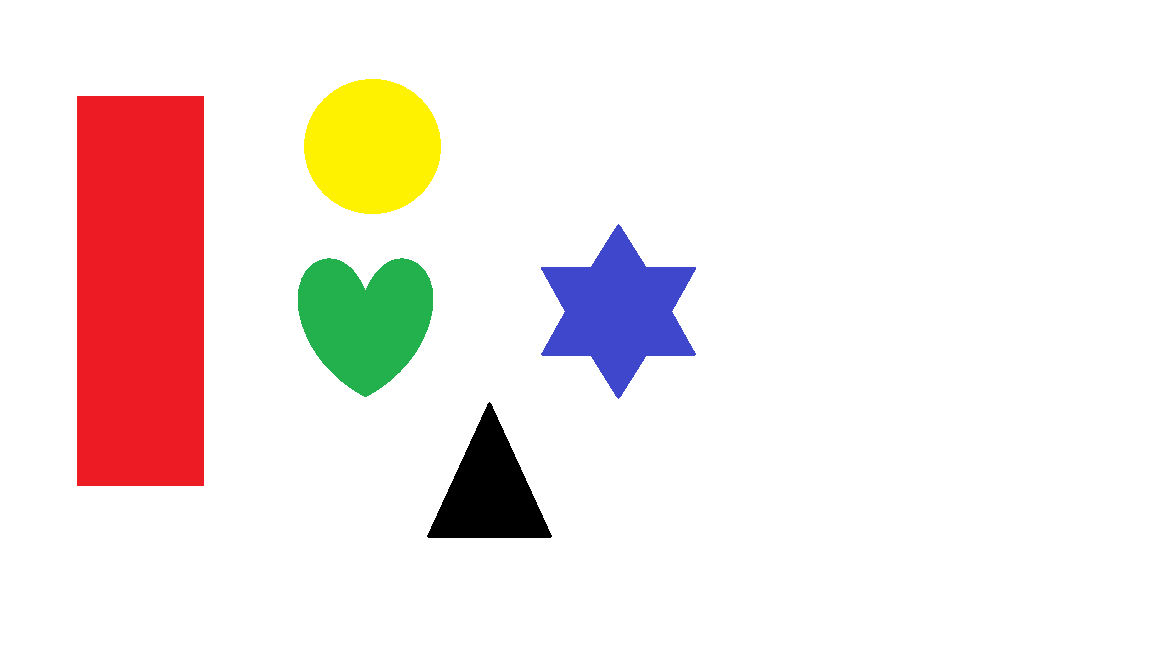
#> input picture Gambar1.png, 1152 x 648 px, found by its file name; its folder holds 3 pictures in this run
$ python Putih.py
#> lines starting #> are read from the running program, lines starting #| are printed output that depends on the picture; after the words box and inside, x2 and y2 are one past the last pixel; in counts of white or black regions, pixels touching at a corner belong together
import cv2
import numpy as np
for i in range(1,4):
 img=cv2.imread('gambar'+str(i)+'.png',1)
#> img is the input picture: shape (648, 1152, 3); mean B, G, R 228.3, 231.8, 243.2
 hsv = cv2.cvtColor(img, cv2.COLOR_BGR2HSV)
#> hsv: shape (648, 1152, 3); mean H, S, V 15.9, 27, 248.4

 lower_warna = np.array([0, 0, 235])
 upper_warna = np.array([10, 20, 255])
 mask1 = cv2.inRange(hsv, lower_warna, upper_warna)
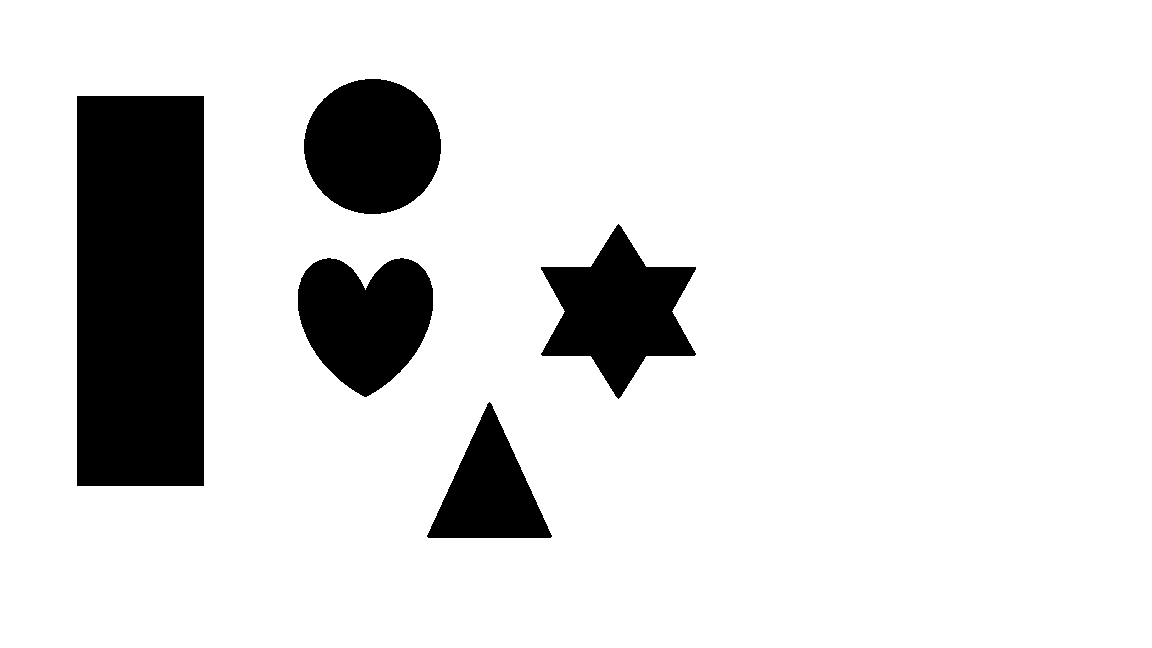
#> mask1: shape (648, 1152); 86.5% white; 5 black regions, box (x1, y1, x2, y2) and area: (77, 96, 204, 486) 49530, (304, 79, 441, 214) 14520, (541, 224, 696, 399) 14221, (298, 258, 433, 397) 13557, (427, 402, 552, 538) 8734

 mask = mask1

 new_img = cv2.bitwise_and(img, img, mask = mask)

 cv2.imshow('mask',mask)
 cv2.imshow('image', img)

 cv2.waitKey(0)
 cv2.destroyAllWindows()
#> pass 2 of the loop `for i in range(1,4):`:
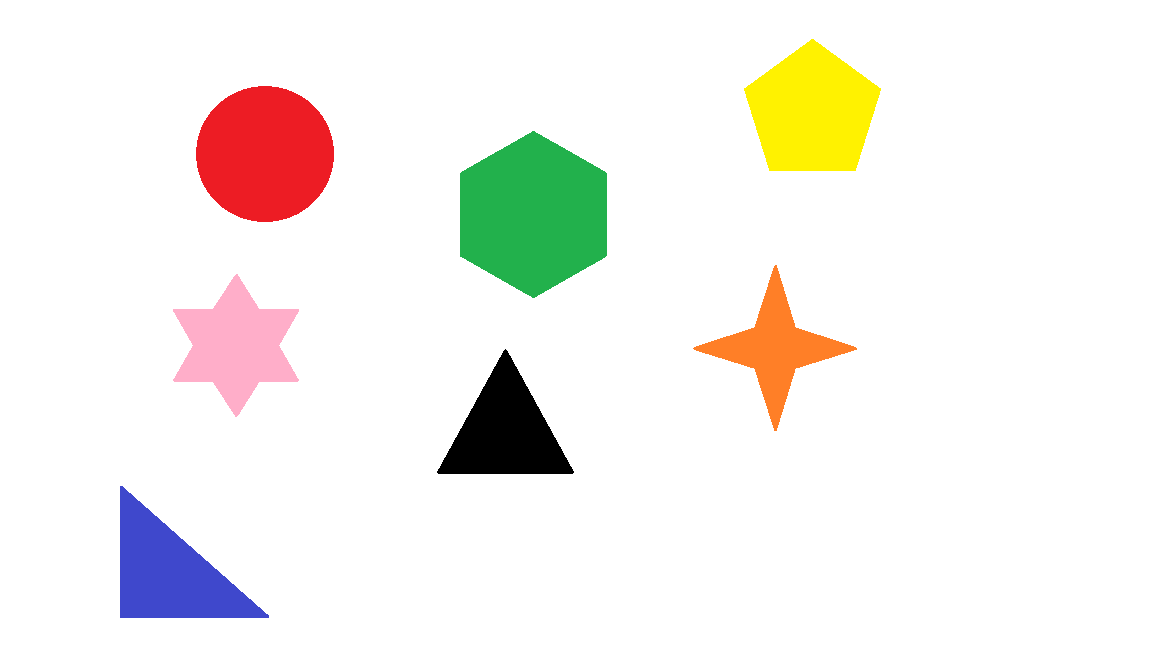
#> input picture Gambar2.png, 1152 x 648 px, found by its file name
#> img is the input picture: shape (648, 1152, 3); mean B, G, R 235.5, 240.6, 243.6
#> hsv: shape (648, 1152, 3); mean H, S, V 9.6, 19.3, 249
#> `mask1 = cv2.inRange(hsv, lower_warna, upper_warna)`:
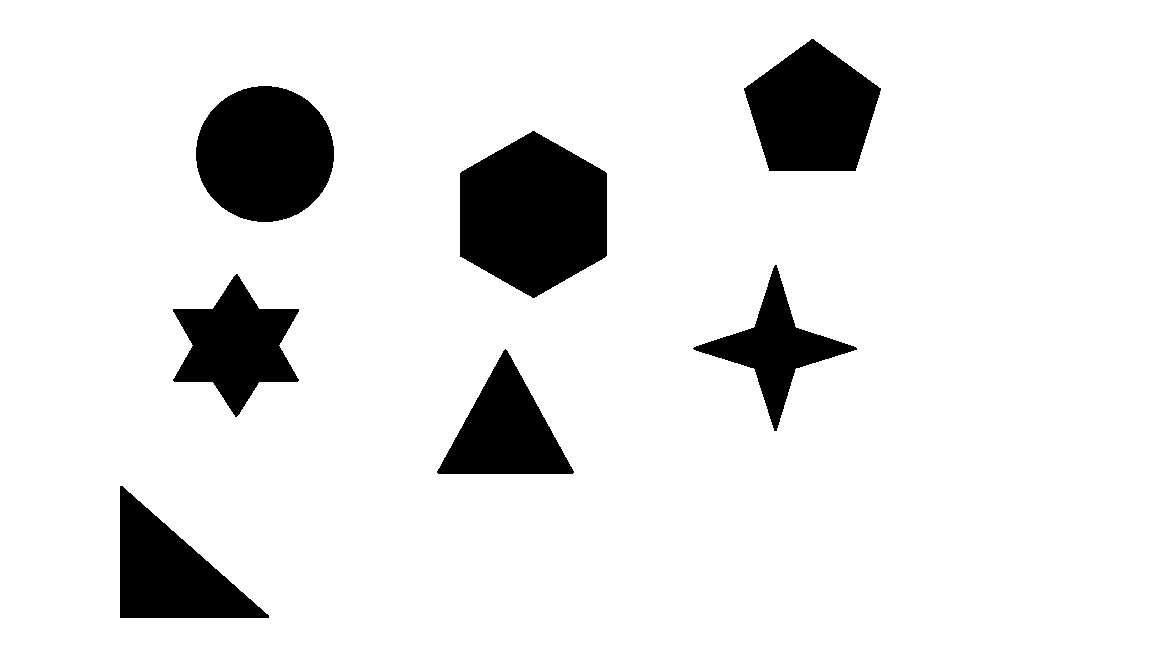
#> mask1: shape (648, 1152); 89.1% white; 7 black regions, largest, box (x1, y1, x2, y2) and area: (460, 131, 607, 298) 18451, (196, 86, 334, 222) 14722, (744, 39, 881, 171) 12636
#> pass 3 of the loop `for i in range(1,4):`:
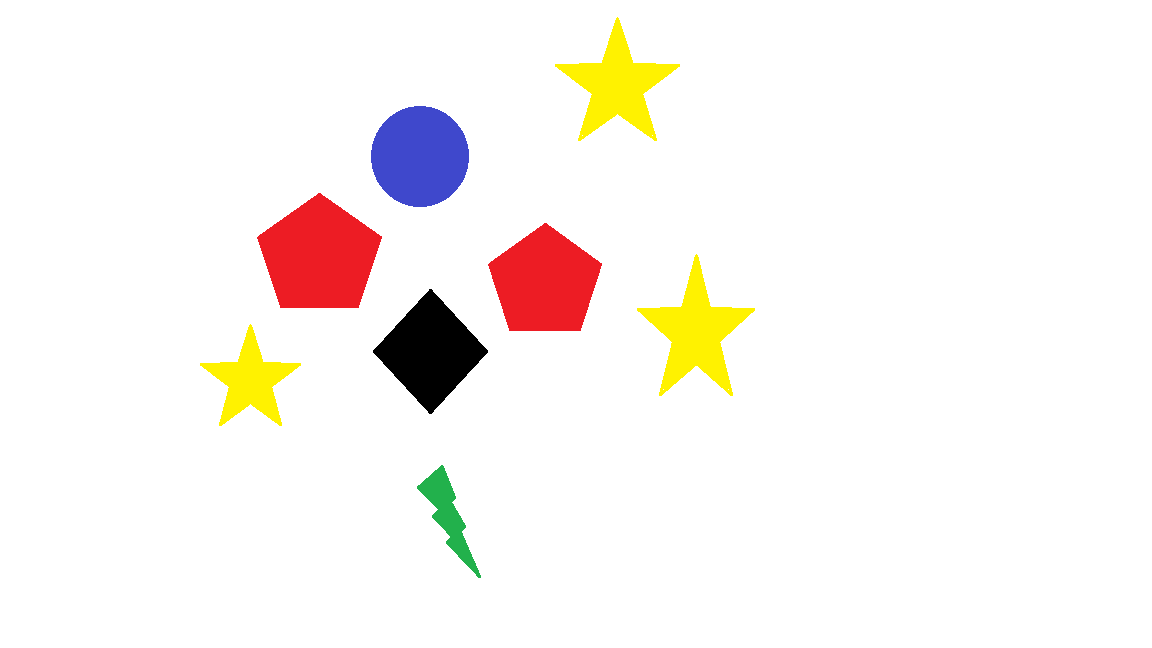
#> input picture Gambar3.png, 1152 x 648 px, found by its file name
#> img is the input picture: shape (648, 1152, 3); mean B, G, R 240.7, 244.4, 249.4
#> hsv: shape (648, 1152, 3); mean H, S, V 6.5, 13.4, 251.3
#> `mask1 = cv2.inRange(hsv, lower_warna, upper_warna)`:
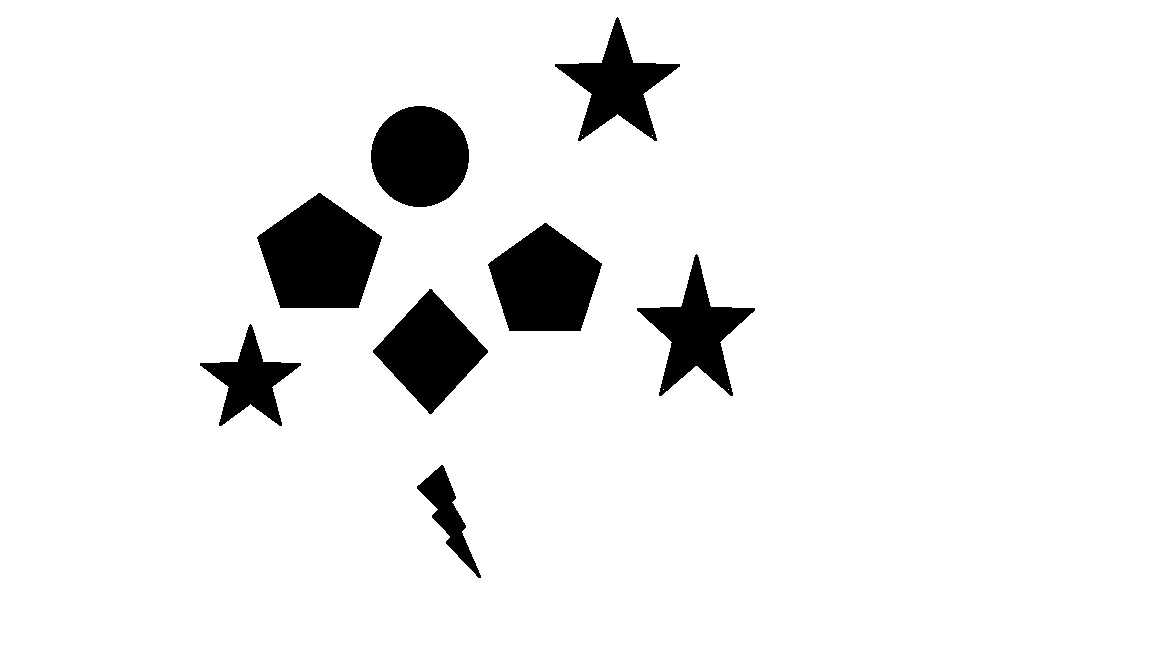
#> mask1: shape (648, 1152); 93.1% white; 8 black regions, largest, box (x1, y1, x2, y2) and area: (257, 193, 382, 308) 10001, (488, 223, 602, 331) 8587, (371, 106, 469, 207) 7758
